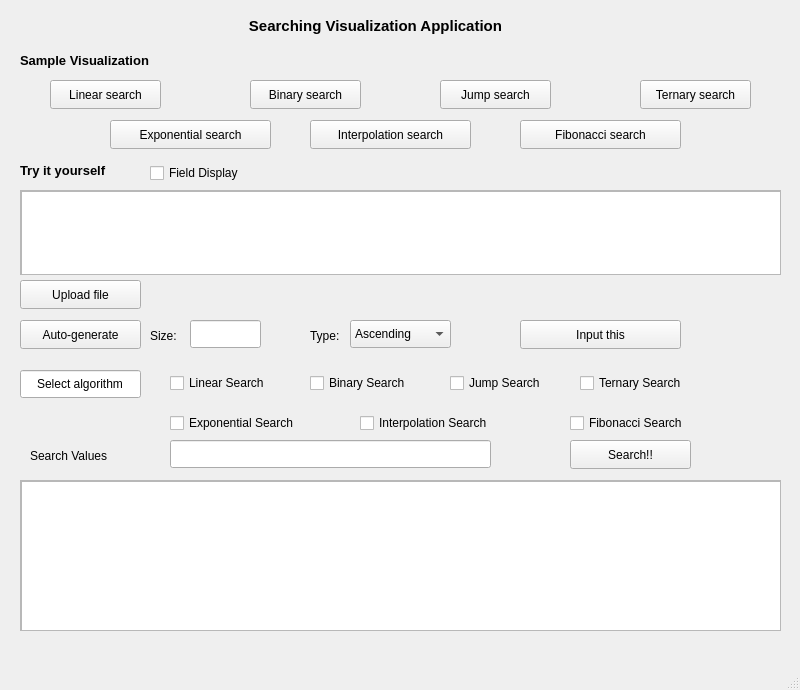
<?xml version="1.0" encoding="UTF-8"?>
<ui version="4.0">
 <class>Searching_Application</class>
 <widget class="QMainWindow" name="Searching_Application">
  <property name="geometry">
   <rect>
    <x>0</x>
    <y>0</y>
    <width>800</width>
    <height>690</height>
   </rect>
  </property>
  <property name="windowTitle">
   <string>Searching_Application</string>
  </property>
  <widget class="QWidget" name="centralwidget">
   <widget class="QLabel" name="label">
    <property name="geometry">
     <rect>
      <x>210</x>
      <y>0</y>
      <width>331</width>
      <height>51</height>
     </rect>
    </property>
    <property name="font">
     <font>
      <pointsize>11</pointsize>
      <bold>true</bold>
     </font>
    </property>
    <property name="text">
     <string>Searching Visualization Application</string>
    </property>
    <property name="alignment">
     <set>Qt::AlignmentFlag::AlignCenter</set>
    </property>
   </widget>
   <widget class="QLabel" name="label_2">
    <property name="geometry">
     <rect>
      <x>20</x>
      <y>50</y>
      <width>171</width>
      <height>21</height>
     </rect>
    </property>
    <property name="font">
     <font>
      <pointsize>10</pointsize>
      <bold>true</bold>
     </font>
    </property>
    <property name="text">
     <string>Sample Visualization</string>
    </property>
   </widget>
   <widget class="QPushButton" name="ViewLinearSearchButton">
    <property name="geometry">
     <rect>
      <x>50</x>
      <y>80</y>
      <width>111</width>
      <height>29</height>
     </rect>
    </property>
    <property name="font">
     <font>
      <pointsize>9</pointsize>
     </font>
    </property>
    <property name="text">
     <string>Linear search</string>
    </property>
   </widget>
   <widget class="QPushButton" name="ViewBinarySearchButton">
    <property name="geometry">
     <rect>
      <x>250</x>
      <y>80</y>
      <width>111</width>
      <height>29</height>
     </rect>
    </property>
    <property name="font">
     <font>
      <pointsize>9</pointsize>
     </font>
    </property>
    <property name="text">
     <string>Binary search</string>
    </property>
   </widget>
   <widget class="QPushButton" name="ViewJumpSearchButton">
    <property name="geometry">
     <rect>
      <x>440</x>
      <y>80</y>
      <width>111</width>
      <height>29</height>
     </rect>
    </property>
    <property name="font">
     <font>
      <pointsize>9</pointsize>
     </font>
    </property>
    <property name="text">
     <string>Jump search</string>
    </property>
   </widget>
   <widget class="QPushButton" name="ViewTernarySearchButton">
    <property name="geometry">
     <rect>
      <x>640</x>
      <y>80</y>
      <width>111</width>
      <height>29</height>
     </rect>
    </property>
    <property name="font">
     <font>
      <pointsize>9</pointsize>
     </font>
    </property>
    <property name="text">
     <string>Ternary search</string>
    </property>
   </widget>
   <widget class="QPushButton" name="ViewExponentialSearchButton">
    <property name="geometry">
     <rect>
      <x>110</x>
      <y>120</y>
      <width>161</width>
      <height>29</height>
     </rect>
    </property>
    <property name="font">
     <font>
      <pointsize>9</pointsize>
     </font>
    </property>
    <property name="text">
     <string>Exponential search</string>
    </property>
   </widget>
   <widget class="QPushButton" name="ViewInterpolationSearchButton">
    <property name="geometry">
     <rect>
      <x>310</x>
      <y>120</y>
      <width>161</width>
      <height>29</height>
     </rect>
    </property>
    <property name="font">
     <font>
      <pointsize>9</pointsize>
     </font>
    </property>
    <property name="text">
     <string>Interpolation search</string>
    </property>
   </widget>
   <widget class="QPushButton" name="ViewFibonacciSearchButton">
    <property name="geometry">
     <rect>
      <x>520</x>
      <y>120</y>
      <width>161</width>
      <height>29</height>
     </rect>
    </property>
    <property name="font">
     <font>
      <pointsize>9</pointsize>
     </font>
    </property>
    <property name="text">
     <string>Fibonacci search</string>
    </property>
   </widget>
   <widget class="QLabel" name="label_3">
    <property name="geometry">
     <rect>
      <x>20</x>
      <y>160</y>
      <width>171</width>
      <height>21</height>
     </rect>
    </property>
    <property name="font">
     <font>
      <pointsize>10</pointsize>
      <bold>true</bold>
     </font>
    </property>
    <property name="text">
     <string>Try it yourself</string>
    </property>
   </widget>
   <widget class="QScrollArea" name="scrollArea">
    <property name="geometry">
     <rect>
      <x>20</x>
      <y>190</y>
      <width>761</width>
      <height>85</height>
     </rect>
    </property>
    <property name="widgetResizable">
     <bool>true</bool>
    </property>
    <widget class="QWidget" name="scrollAreaWidgetContents">
     <property name="geometry">
      <rect>
       <x>0</x>
       <y>0</y>
       <width>759</width>
       <height>83</height>
      </rect>
     </property>
     <widget class="QTextEdit" name="inputArrayEdit">
      <property name="geometry">
       <rect>
        <x>0</x>
        <y>0</y>
        <width>761</width>
        <height>85</height>
       </rect>
      </property>
      <property name="html">
       <string>&lt;!DOCTYPE HTML PUBLIC &quot;-//W3C//DTD HTML 4.0//EN&quot; &quot;http://www.w3.org/TR/REC-html40/strict.dtd&quot;&gt;
&lt;html&gt;&lt;head&gt;&lt;meta name=&quot;qrichtext&quot; content=&quot;1&quot; /&gt;&lt;meta charset=&quot;utf-8&quot; /&gt;&lt;style type=&quot;text/css&quot;&gt;
p, li { white-space: pre-wrap; }
hr { height: 1px; border-width: 0; }
li.unchecked::marker { content: &quot;\2610&quot;; }
li.checked::marker { content: &quot;\2612&quot;; }
&lt;/style&gt;&lt;/head&gt;&lt;body style=&quot; font-family:'Segoe UI'; font-size:9pt; font-weight:400; font-style:normal;&quot;&gt;
&lt;p style=&quot;-qt-paragraph-type:empty; margin-top:0px; margin-bottom:0px; margin-left:0px; margin-right:0px; -qt-block-indent:0; text-indent:0px;&quot;&gt;&lt;br /&gt;&lt;/p&gt;&lt;/body&gt;&lt;/html&gt;</string>
      </property>
     </widget>
    </widget>
   </widget>
   <widget class="QPushButton" name="UploadButton">
    <property name="geometry">
     <rect>
      <x>20</x>
      <y>280</y>
      <width>121</width>
      <height>29</height>
     </rect>
    </property>
    <property name="text">
     <string>Upload file</string>
    </property>
   </widget>
   <widget class="QPushButton" name="GenerateInputButton">
    <property name="geometry">
     <rect>
      <x>20</x>
      <y>320</y>
      <width>121</width>
      <height>29</height>
     </rect>
    </property>
    <property name="text">
     <string>Auto-generate</string>
    </property>
   </widget>
   <widget class="QLabel" name="label_4">
    <property name="geometry">
     <rect>
      <x>150</x>
      <y>320</y>
      <width>31</width>
      <height>31</height>
     </rect>
    </property>
    <property name="text">
     <string>Size:</string>
    </property>
   </widget>
   <widget class="QLineEdit" name="inputSizeEdit">
    <property name="geometry">
     <rect>
      <x>190</x>
      <y>320</y>
      <width>71</width>
      <height>28</height>
     </rect>
    </property>
   </widget>
   <widget class="QLabel" name="label_5">
    <property name="geometry">
     <rect>
      <x>310</x>
      <y>320</y>
      <width>41</width>
      <height>31</height>
     </rect>
    </property>
    <property name="text">
     <string>Type:</string>
    </property>
   </widget>
   <widget class="QComboBox" name="generateTypeBox">
    <property name="geometry">
     <rect>
      <x>350</x>
      <y>320</y>
      <width>101</width>
      <height>28</height>
     </rect>
    </property>
    <item>
     <property name="text">
      <string>Ascending</string>
     </property>
    </item>
    <item>
     <property name="text">
      <string>Descending</string>
     </property>
    </item>
    <item>
     <property name="text">
      <string>Random</string>
     </property>
    </item>
   </widget>
   <widget class="QLineEdit" name="lineEdit_2">
    <property name="geometry">
     <rect>
      <x>20</x>
      <y>370</y>
      <width>121</width>
      <height>28</height>
     </rect>
    </property>
    <property name="text">
     <string>Select algorithm</string>
    </property>
    <property name="alignment">
     <set>Qt::AlignmentFlag::AlignCenter</set>
    </property>
   </widget>
   <widget class="QCheckBox" name="linearSearchCheck">
    <property name="geometry">
     <rect>
      <x>170</x>
      <y>370</y>
      <width>121</width>
      <height>26</height>
     </rect>
    </property>
    <property name="text">
     <string>Linear Search</string>
    </property>
   </widget>
   <widget class="QCheckBox" name="binarySearchCheck">
    <property name="geometry">
     <rect>
      <x>310</x>
      <y>370</y>
      <width>121</width>
      <height>26</height>
     </rect>
    </property>
    <property name="text">
     <string>Binary Search</string>
    </property>
   </widget>
   <widget class="QCheckBox" name="jumpSearchCheck">
    <property name="geometry">
     <rect>
      <x>450</x>
      <y>370</y>
      <width>121</width>
      <height>26</height>
     </rect>
    </property>
    <property name="text">
     <string>Jump Search</string>
    </property>
   </widget>
   <widget class="QCheckBox" name="ternarySearchCheck">
    <property name="geometry">
     <rect>
      <x>580</x>
      <y>370</y>
      <width>121</width>
      <height>26</height>
     </rect>
    </property>
    <property name="text">
     <string>Ternary Search</string>
    </property>
   </widget>
   <widget class="QCheckBox" name="exponentialSearchCheck">
    <property name="geometry">
     <rect>
      <x>170</x>
      <y>410</y>
      <width>171</width>
      <height>26</height>
     </rect>
    </property>
    <property name="text">
     <string>Exponential Search</string>
    </property>
   </widget>
   <widget class="QCheckBox" name="interpolationSearchCheck">
    <property name="geometry">
     <rect>
      <x>360</x>
      <y>410</y>
      <width>171</width>
      <height>26</height>
     </rect>
    </property>
    <property name="text">
     <string>Interpolation Search</string>
    </property>
   </widget>
   <widget class="QCheckBox" name="fibonacciSearchCheck">
    <property name="geometry">
     <rect>
      <x>570</x>
      <y>410</y>
      <width>171</width>
      <height>26</height>
     </rect>
    </property>
    <property name="text">
     <string>Fibonacci Search</string>
    </property>
   </widget>
   <widget class="QScrollArea" name="scrollArea_2">
    <property name="geometry">
     <rect>
      <x>20</x>
      <y>480</y>
      <width>761</width>
      <height>151</height>
     </rect>
    </property>
    <property name="widgetResizable">
     <bool>true</bool>
    </property>
    <widget class="QWidget" name="scrollAreaWidgetContents_2">
     <property name="geometry">
      <rect>
       <x>0</x>
       <y>0</y>
       <width>759</width>
       <height>149</height>
      </rect>
     </property>
     <widget class="QTextEdit" name="resultLog">
      <property name="geometry">
       <rect>
        <x>0</x>
        <y>0</y>
        <width>761</width>
        <height>151</height>
       </rect>
      </property>
     </widget>
    </widget>
   </widget>
   <widget class="QPushButton" name="Search">
    <property name="geometry">
     <rect>
      <x>570</x>
      <y>440</y>
      <width>121</width>
      <height>29</height>
     </rect>
    </property>
    <property name="text">
     <string>Search!!</string>
    </property>
   </widget>
   <widget class="QCheckBox" name="inputIntoFieldCheck">
    <property name="geometry">
     <rect>
      <x>150</x>
      <y>160</y>
      <width>161</width>
      <height>26</height>
     </rect>
    </property>
    <property name="text">
     <string>Field Display</string>
    </property>
   </widget>
   <widget class="QPushButton" name="InputArrayButton">
    <property name="geometry">
     <rect>
      <x>520</x>
      <y>320</y>
      <width>161</width>
      <height>29</height>
     </rect>
    </property>
    <property name="text">
     <string>Input this</string>
    </property>
   </widget>
   <widget class="QLineEdit" name="searchValueEdit">
    <property name="geometry">
     <rect>
      <x>170</x>
      <y>440</y>
      <width>321</width>
      <height>28</height>
     </rect>
    </property>
   </widget>
   <widget class="QLabel" name="label_6">
    <property name="geometry">
     <rect>
      <x>30</x>
      <y>440</y>
      <width>111</width>
      <height>31</height>
     </rect>
    </property>
    <property name="text">
     <string>Search Values</string>
    </property>
   </widget>
  </widget>
  <widget class="QMenuBar" name="menubar">
   <property name="geometry">
    <rect>
     <x>0</x>
     <y>0</y>
     <width>800</width>
     <height>25</height>
    </rect>
   </property>
  </widget>
  <widget class="QStatusBar" name="statusbar"/>
 </widget>
 <resources/>
 <connections/>
</ui>
